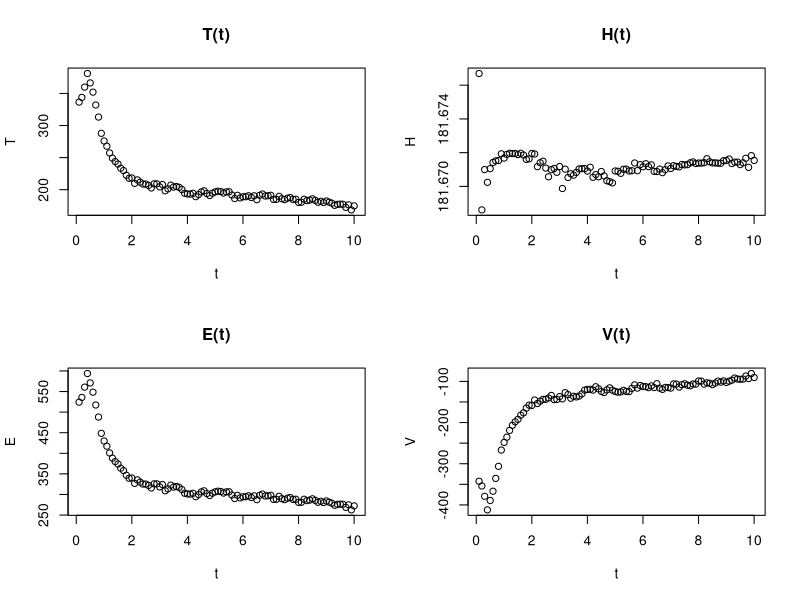

The R source for this figure:
df <- read.table("characteristics.txt", header=TRUE)

png("T_1000.png")
attach(mtcars)
par(mfrow=c(2,2))
plot(df$t, df$T, main="T(t)", xlab="t", ylab="T")
plot(df$t, df$H, main="H(t)", xlab="t", ylab="H")
plot(df$t, df$E, main="E(t)", xlab="t", ylab="E")
plot(df$t, df$V, main="V(t)", xlab="t", ylab="V")
dev.off()



